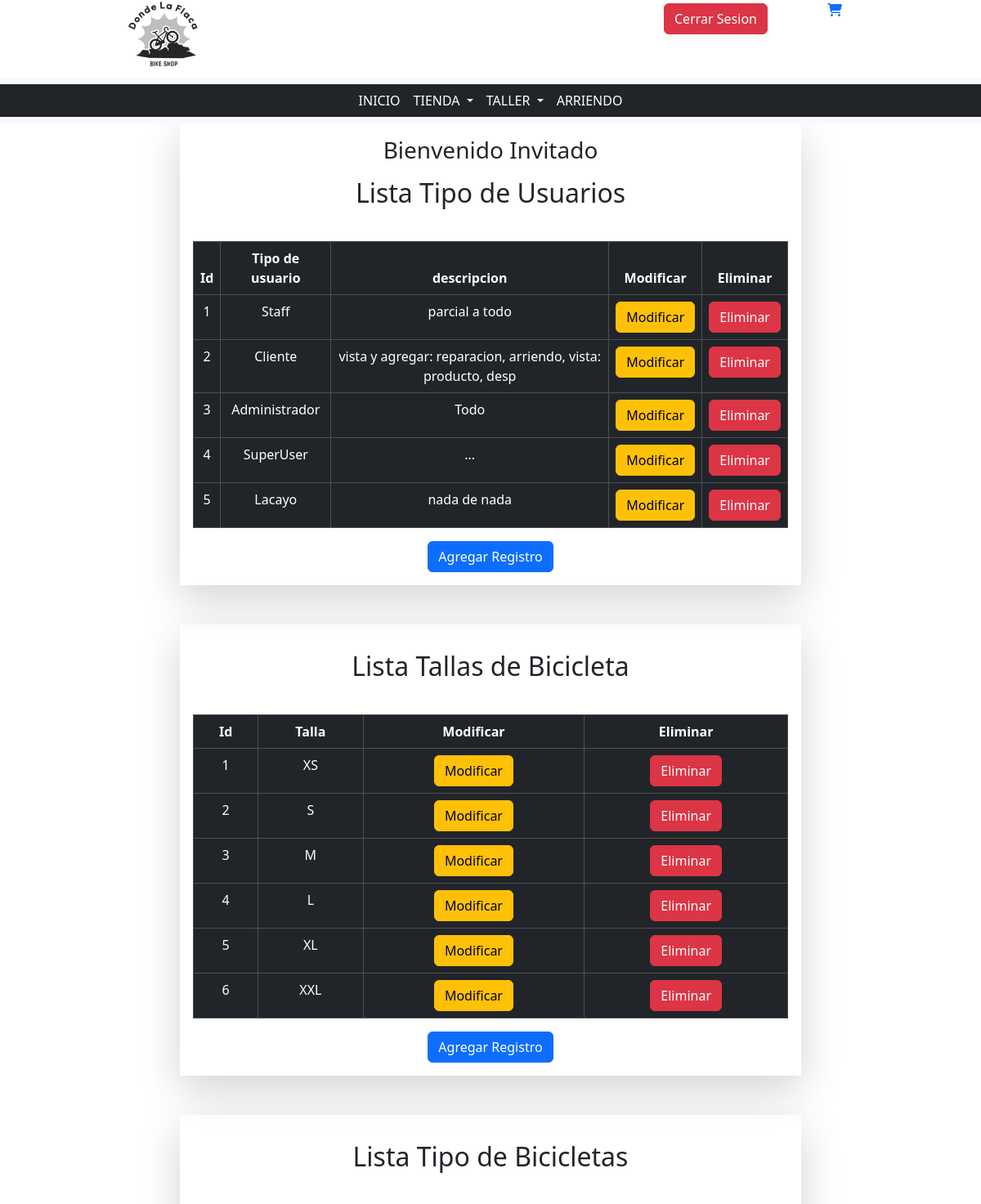
The page /MasterBikes/crud-varios (upper part) on the database as committed earlier.
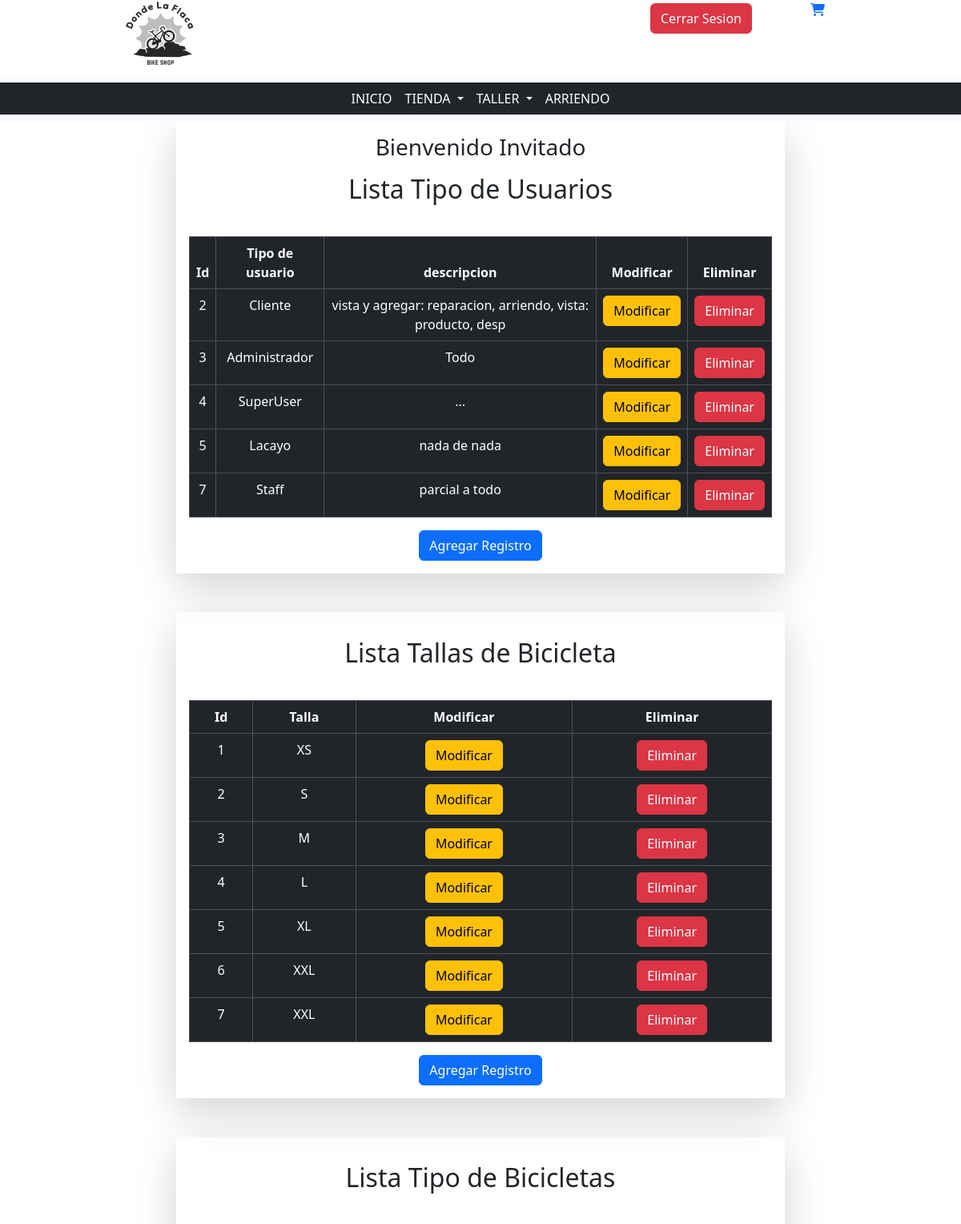
The same page on the database as committed later.
### MasterBikes/models.py (models this page shows, shortened)
class TipoUsuario(models.Model):
    id_tipo_usuario = models.AutoField(primary_key=True, db_column="idTipoUsuario")
    tipo = models.CharField(max_length=30, db_column="Tipo de Usuario")
    descripcion = models.CharField(max_length=60)

class Talla(models.Model):
    id_talla = models.AutoField(primary_key=True, db_column="idTalla")
    talla = models.CharField(max_length=10)

### MasterBikes/views.py (the view)
# urls.py: path('crud-varios', views.crud_varios, name='crud-varios'),
def crud_varios(request):
    tipoUsuarios = TipoUsuario.objects.all()
    talla = Talla.objects.all()
    tipoBici = TipoBici.objects.all()
    formaPago = FormaPago.objects.all()
    tipoProducto = TipoProducto.objects.all()
    estado = Estado.objects.all()
    context = {
        "tipoUsuarios": tipoUsuarios,
        "talla" : talla,
        "tipoBici" : tipoBici,
        "formaPago" : formaPago,
        "tipoProducto" : tipoProducto,
        "estado" : estado,
    }
    return render(request, "pages/despliegue/crud_varios.html", context)

### MasterBikes/templates/pages/despliegue/crud_varios.html (shortened to what this page needs)
<!DOCTYPE html>
<html lang="en">
<head>
    {% load static %}
    <link rel="stylesheet" href="{% static 'css/bootstrap.min.css'%}">
    <link rel="stylesheet" href="https://cdnjs.cloudflare.com/ajax/libs/font-awesome/6.2.1/css/all.min.css">
</head>
<body>
    {% include 'base/header_admin.html' %}
    <main>
        <div class="container">
            <div class="row">
                <div class="col-md-8 shadow-lg mx-auto text-center p-3">
                    {% if request.user.is_authenticated %}
                        <h3>Bienvenido {{request.user.username }}</h3>
                    {% else %}
                        <h3>Bienvenido Invitado</h3>
                    {% endif%}
                    <h2 class="my-3">Lista Tipo de Usuarios</h2>
                    <br>
                    <table class="table table-dark table-hover table-bordered">
                        <thead>
                            <th>Id</th>
                            <th>Tipo de usuario</th>
                            <th>descripcion</th>
                            <th>Modificar</th>
                            <th>Eliminar</th>
                        </thead>
                        <tbody>
                            {% if tipoUsuarios %}
                                {% for tmp in tipoUsuarios%}
                                    <tr>
                                        <td>{{tmp.id_tipo_usuario}}</td>
                                        <td>{{tmp.tipo}}</td>
                                        <td>{{tmp.descripcion}}</td>
                                        <td><a href="{% url 'edit-tipo-usuario' pk=tmp.id_tipo_usuario %}">
                                            <button class="btn btn-warning">Modificar</button>
                                        </a></td>
                                        <td><a href="">
                                            <button class="btn btn-danger">Eliminar</button>
                                        </a></td>
                                    </tr>
                                {% endfor%}
                            {% endif %}
                        </tbody>
                    </table>
                    <a href="{% url 'add-tipo-usuario' %}">
                        <button class="btn btn-primary">Agregar Registro</button>
                    </a>
                </div>
            </div>
            <br>
            <br>
            <div class="row">
                <div class="col-md-8 shadow-lg mx-auto text-center p-3">
                    <h2 class="my-3">Lista Tallas de Bicicleta</h2>
                    <br>
                    <table class="table table-dark table-hover table-bordered">
                        <thead>
                            <th>Id</th>
                            <th>Talla</th>
                            <th>Modificar</th>
                            <th>Eliminar</th>
                        </thead>
                        <tbody>
                            {% if talla %}
                                {% for tmp in talla %}
                                    <tr>
                                        <td>{{tmp.id_talla}}</td>
                                        <td>{{tmp.talla}}</td>
                                        <td><a href="">
                                            <button class="btn btn-warning">Modificar</button>
                                        </a></td>
                                        <td><a href="">
                                            <button class="btn btn-danger">Eliminar</button>
                                        </a></td>
                                    </tr>
                                {% endfor%}
                            {% endif %}
                        </tbody>
                    </table>
                    <a href="{% url 'add-talla' %}">
                        <button class="btn btn-primary">Agregar Registro</button>
                    </a>
                </div>
            </div>
            <br>
            <br>
            <div class="row">
                <div class="col-md-8 shadow-lg mx-auto text-center p-3">
                    <h2 class="my-3">Lista Tipo de Bicicletas</h2>
                    <br>
                </div>
            </div>
            <br>
            <br>
            <br>
            <br>
            <br>
            <br>
        </div>
    </main>
</body>
</html>

### MasterBikes/templates/base/header_admin.html (shortened to what this page needs)
{% load static %}
<header>
    <div class="container-fluid">
        <div class="row">
          <div class="col-4">
            <a href=""><img class="d-block mx-auto" src="{% static 'img/image.png' %}" width="130" alt=""></a>
          </div>
          <div class="col-4"></div>
          <div class="col-2" >
            <a href="">
              <button class="btn btn-danger my-1">
                  Cerrar Sesion
              </button>
            </a>
          </div>
          <div class="col-2">
            <div class="icon-container2">
              <a href=""><i id="carrito" class="fa-solid fa-cart-shopping"></i></a>
            </div>
          </div>
        </div>
        <div class="row">
          <nav class="navbar navbar-expand-lg bg-body-tertiary">
            <div class="container-fluid bg-dark bg-opacity-100" >
              <div class="collapse navbar-collapse" id="navbarSupportedContent">
                <ul class="navbar-nav mx-auto mb-2 mb-lg-0">
                  <li class="nav-item">
                    <a class="nav-link active" aria-current="page" style="color: white;" href="">INICIO</a>
                  </li>
                  <li class="nav-item dropdown">
                    <a class="nav-link dropdown-toggle" href="" style="color: white;" role="button" data-bs-toggle="dropdown" aria-expanded="false">
                      TIENDA
                    </a>
                  </li>
                  <li class="nav-item dropdown">
                    <a class="nav-link dropdown-toggle" style="color: white;" role="button" data-bs-toggle="dropdown" aria-expanded="false">
                      TALLER
                    </a>
                  </li>
                  <li class="nav-item">
                    <a class="nav-link active" aria-current="page" style="color: white;" href="">ARRIENDO</a>
                  </li>
                </ul>
              </div>
            </div>
          </nav>
        </div>
    </div>
</header>

Rows that differ between the two databases and show on the page:
removed TipoUsuario: id_tipo_usuario "1", tipo "Staff", descripcion "parcial a todo"
added TipoUsuario: id_tipo_usuario "7", tipo "Staff", descripcion "parcial a todo"
added Talla: id_talla "7", talla "XXL"
